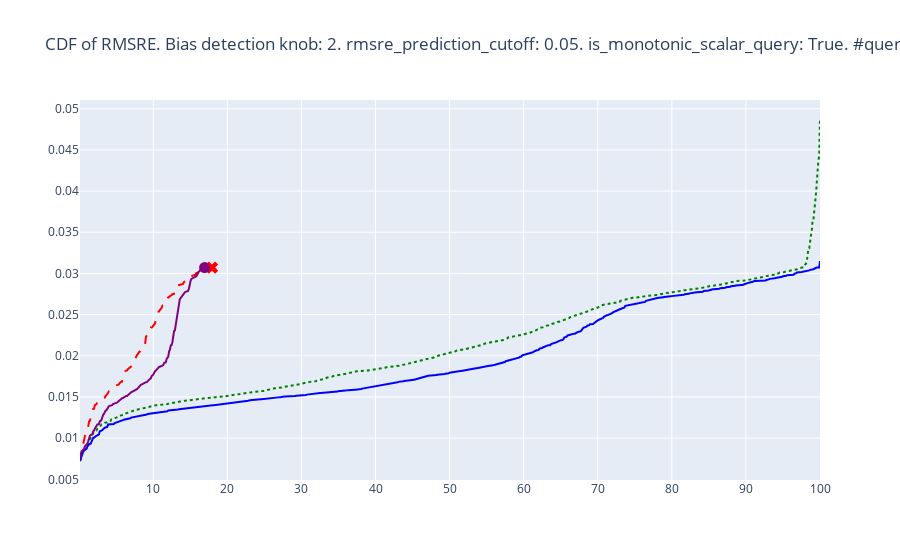

The notebook cell this image was saved under:
### Code cell
cut_cdf_args = cdf_args.copy()
cut_cdf_args["df"] = chopped_df
cut_cdf_args["showlegend"] = False

cut_cdfs_fig = go.Figure()
for trace in cdf(**cut_cdf_args):
    cut_cdfs_fig.add_trace(trace)
cut_cdfs_fig.update_layout(title=f"CDF of RMSRE. Bias detection knob: {bias_detection_knob}. rmsre_prediction_cutoff: {rmsre_prediction_cutoff}. is_monotonic_scalar_query: {is_monotonic_scalar_query}. #queries {num_queries}")
cut_cdfs_fig

### Figure 1 — Plotly figure (JSON) as saved in the notebook; plotly's stock layout.template omitted (floating-point values rounded to 4 significant figures; data arrays with more than 128 entries replaced by an {"elided": "..."} marker saying what was removed)
{"data": [{"legendgroup": "IPA-like (off-device)", "line": {"dash": "dash"}, "marker": {"color": "red", "symbol": "x"}, "mode": "lines", "name": "IPA-like (off-device)", "showlegend": false, "type": "scatter", "x": {"elided": "161 float values"}, "y": {"elided": "161 float values"}}, {"legendgroup": "IPA-like (off-device)", "marker": {"color": "red", "size": 11, "symbol": "x"}, "mode": "markers", "name": "IPA-like (off-device)", "showlegend": false, "type": "scatter", "x": [17.93], "y": [0.03071]}, {"legendgroup": "ARA-like (on-device)", "line": {"dash": "dot"}, "marker": {"color": "green", "symbol": "diamond"}, "mode": "lines", "name": "ARA-like (on-device)", "showlegend": false, "type": "scatter", "x": {"elided": "898 float values"}, "y": {"elided": "898 float values"}}, {"legendgroup": "Cookie Monster without bias measurement", "line": {"dash": "solid"}, "marker": {"color": "blue", "symbol": "circle"}, "mode": "lines", "name": "Cookie Monster without bias measurement", "showlegend": false, "type": "scatter", "x": {"elided": "898 float values"}, "y": {"elided": "898 float values"}}, {"legendgroup": "Cookie Monster with bias measurement", "line": {"dash": "solid"}, "marker": {"color": "purple", "symbol": "circle"}, "mode": "lines", "name": "Cookie Monster with bias measurement", "showlegend": false, "type": "scatter", "x": {"elided": "152 float values"}, "y": {"elided": "152 float values"}}, {"legendgroup": "Cookie Monster with bias measurement", "marker": {"color": "purple", "size": 11, "symbol": "circle"}, "mode": "markers", "name": "Cookie Monster with bias measurement", "showlegend": false, "type": "scatter", "x": [16.93], "y": [0.03071]}], "layout": {"title": {"text": "CDF of RMSRE. Bias detection knob: 2. rmsre_prediction_cutoff: 0.05. is_monotonic_scalar_query: True. #queries 898"}}}
